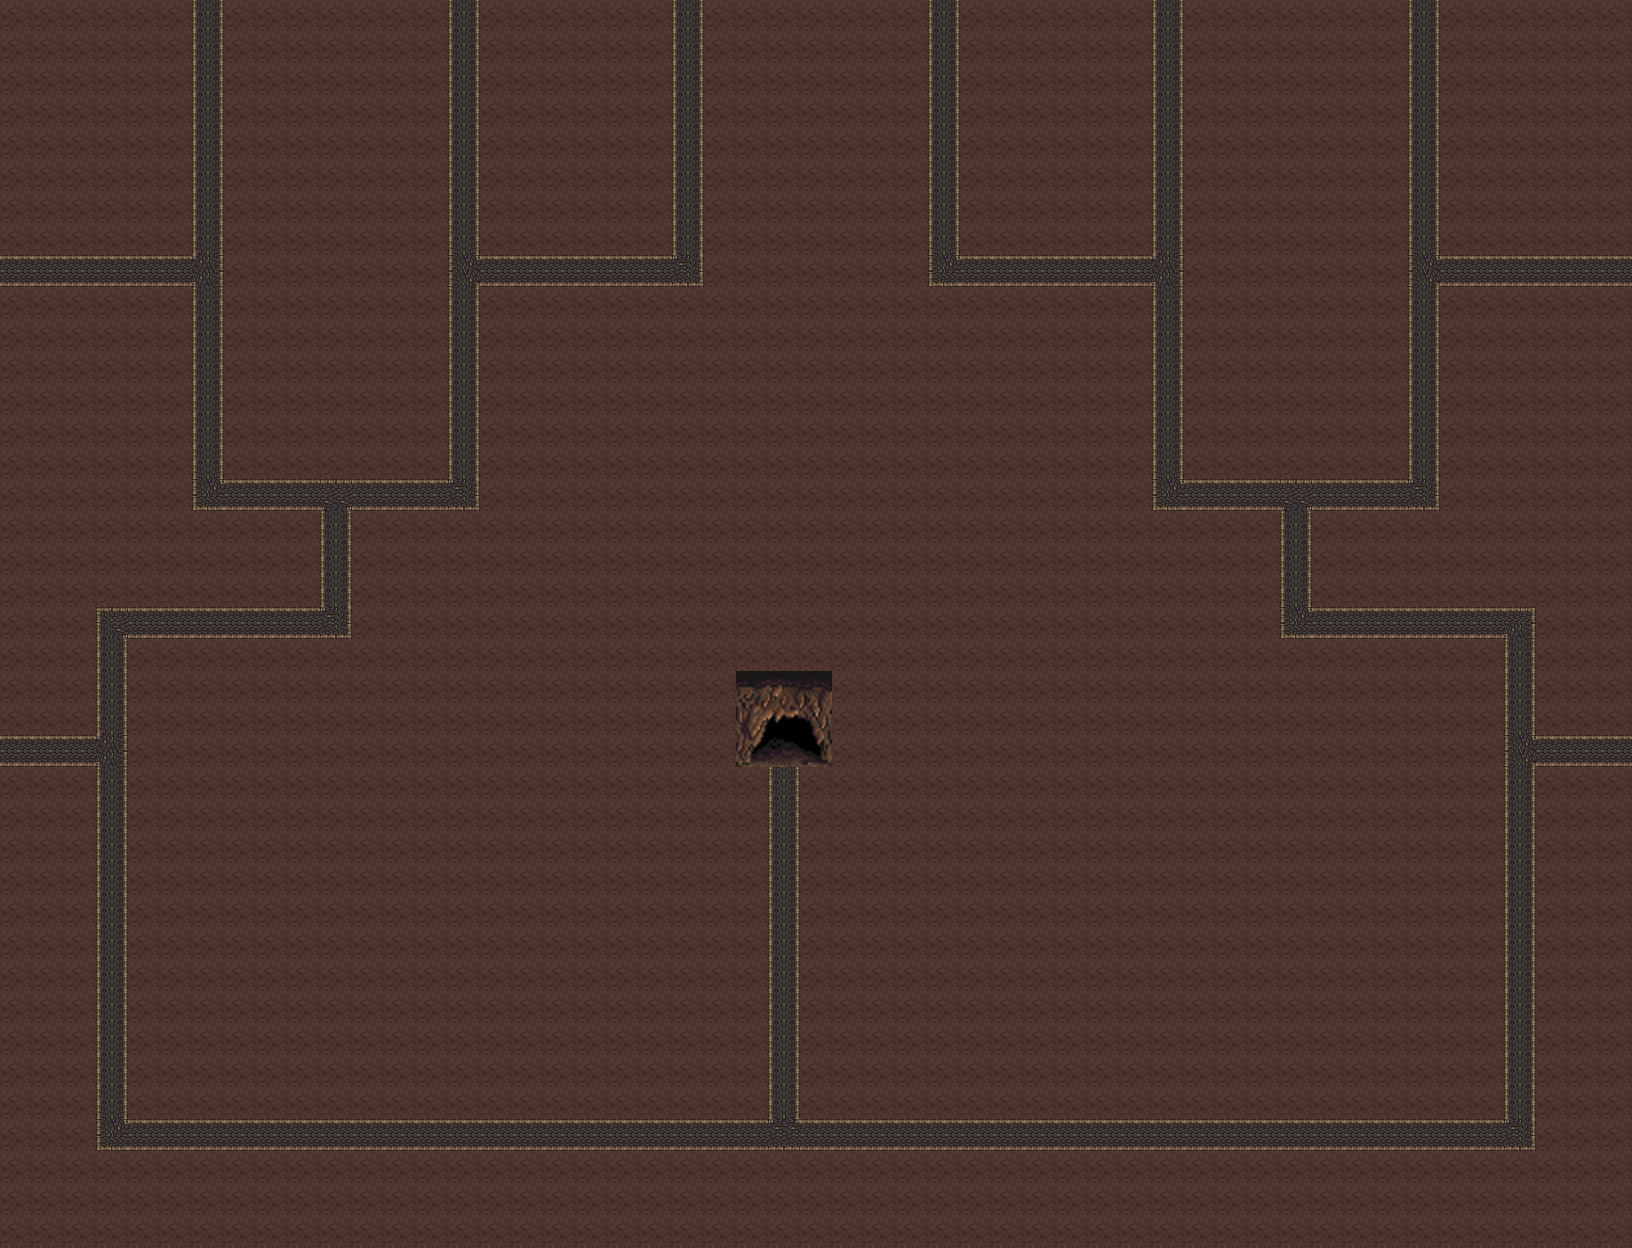

Tiled map render using the project's own tile images. Description and the map definition, with tile-layer contents summarised, below:
An orthogonal 51x39 tile map with 32x32 px tiles, 1 tile layer (Tile Layer 1).

<map version="1.0" orientation="orthogonal" width="51" height="39" tilewidth="32" tileheight="32">
 <tileset firstgid="1" name="TiledMap" tilewidth="33" tileheight="33" spacing="1">
  <image source="tiledmap.png" width="128" height="256" />
  <tile id="0">
   <properties>
    <property name="name" value="tile_4" />
   </properties>
  </tile>
  <tile id="1">
   <properties>
    <property name="name" value="cave_5" />
   </properties>
  </tile>
  <tile id="2">
   <properties>
    <property name="name" value="tile_10" />
   </properties>
  </tile>
  <tile id="3">
   <properties>
    <property name="name" value="tile_3" />
   </properties>
  </tile>
  <tile id="4">
   <properties>
    <property name="name" value="cave_5" />
   </properties>
  </tile>
  <tile id="5">
   <properties>
    <property name="name" value="tile_9" />
   </properties>
  </tile>
  <tile id="6">
   <properties>
    <property name="name" value="tile_2" />
   </properties>
  </tile>
  <tile id="7">
   <properties>
    <property name="name" value="tile_5" />
   </properties>
  </tile>
  <tile id="8">
   <properties>
    <property name="name" value="tile_8" />
   </properties>
  </tile>
  <tile id="9">
   <properties>
    <property name="name" value="tile_1" />
   </properties>
  </tile>
  <tile id="10">
   <properties>
    <property name="name" value="cave_3" />
   </properties>
  </tile>
  <tile id="11">
   <properties>
    <property name="name" value="tile_7" />
   </properties>
  </tile>
  <tile id="12">
   <properties>
    <property name="name" value="cave_9" />
   </properties>
  </tile>
  <tile id="13">
   <properties>
    <property name="name" value="cave_2" />
   </properties>
  </tile>
  <tile id="14">
   <properties>
    <property name="name" value="tile_6" />
   </properties>
  </tile>
  <tile id="15">
   <properties>
    <property name="name" value="cave_8" />
   </properties>
  </tile>
  <tile id="16">
   <properties>
    <property name="name" value="cave_1" />
   </properties>
  </tile>
  <tile id="17">
   <properties>
    <property name="name" value="cave_4" />
   </properties>
  </tile>
  <tile id="18">
   <properties>
    <property name="name" value="cave_7" />
   </properties>
  </tile>
  <tile id="19">
   <properties>
    <property name="name" value="tile_11" />
   </properties>
  </tile>
 </tileset>
 <layer name="Tile Layer 1" width="51" height="39">
  <data>[1989 cells, 1989 non-empty, 20 distinct tile ids]</data>
 </layer>
</map>